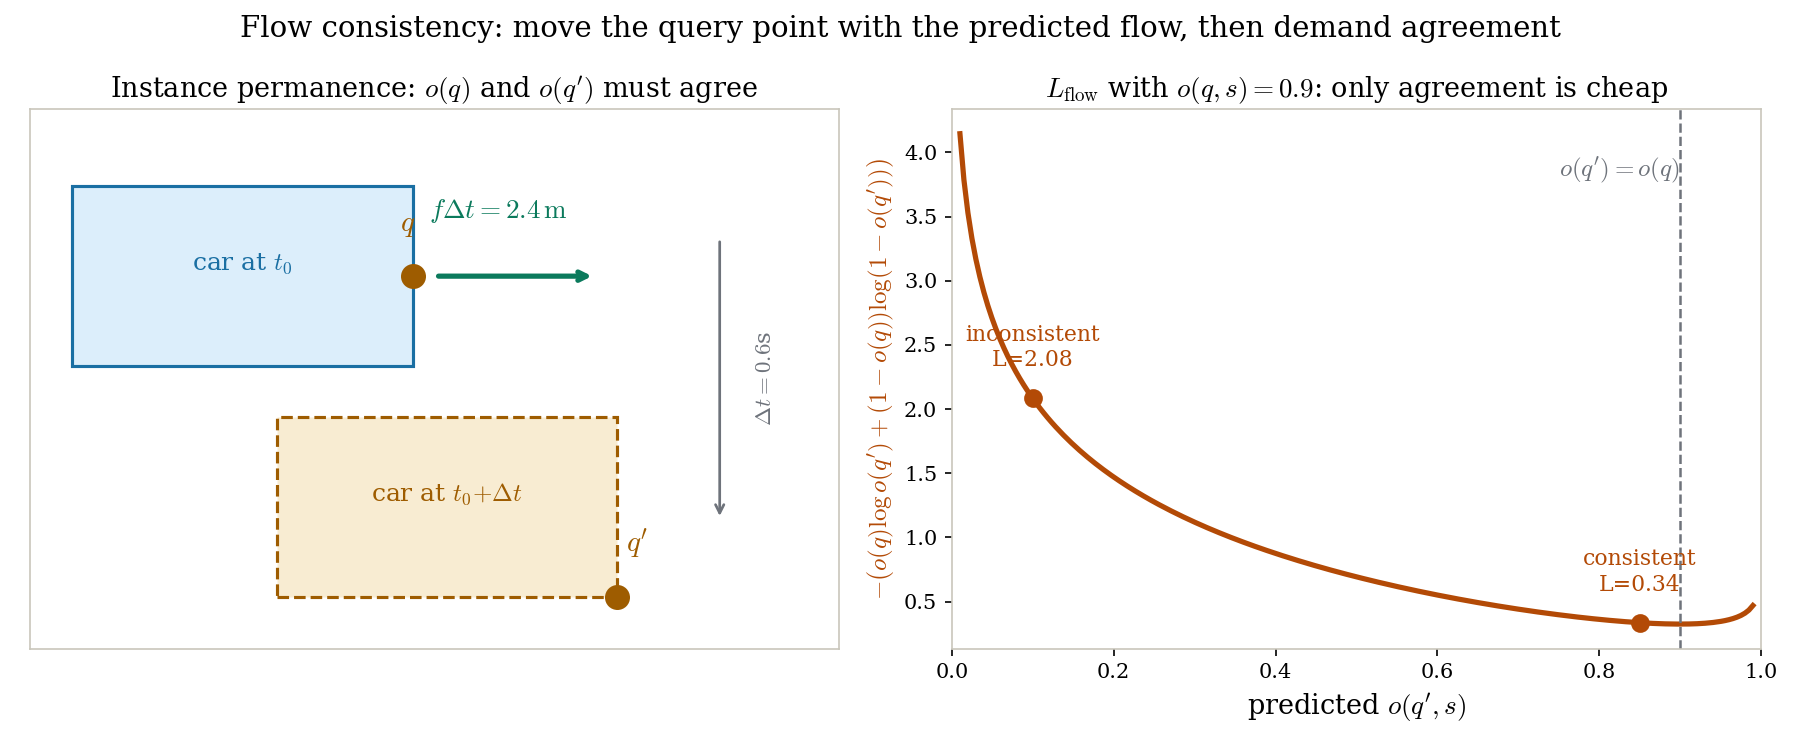

This chart was generated by the following Python code:
"""DIO flow-consistency loss: the geometry of q' = q + f*dt and the BCE penalty.

A car moving at f = (4, 0, 0) m/s. Query point q sits on the car's front edge at t0.
If the predicted flow is right, the occupancy must reappear at q' = q + f*dt at t0+dt.
The loss punishes any disagreement between o(q) and o(q').
"""
import matplotlib
matplotlib.use("Agg")
matplotlib.rcParams["mathtext.fontset"] = "cm"
matplotlib.rcParams["font.family"] = "serif"
import matplotlib.pyplot as plt
import numpy as np

OUT = "#9e5c00"    # occupancy / predictions
OP = "#0b7a5c"     # flow vector
LOSS = "#b34a06"   # loss
WIRE = "#6e737b"
IN = "#1a6fa3"

fig, (ax1, ax2) = plt.subplots(1, 2, figsize=(12, 5))
fig.patch.set_facecolor("white")

# ---- left: geometry of the consistency constraint ----
ax = ax1
ax.set_facecolor("white")
# car at t0: x in [0,4]; at t0+dt: x in [2.4, 6.4]
car0 = plt.Rectangle((0, 0.6), 4, 1.4, facecolor="#dceefb", edgecolor=IN, lw=1.5)
car1 = plt.Rectangle((2.4, -1.2), 4, 1.4, facecolor="#f8ecd2", edgecolor=OUT, lw=1.5,
                     linestyle="--")
ax.add_patch(car0); ax.add_patch(car1)
ax.text(2, 1.35, "car at $t_0$", ha="center", color=IN, fontsize=12)
ax.text(4.4, -0.45, "car at $t_0{+}\\Delta t$", ha="center", color=OUT, fontsize=12)

# query point on the front edge at t0
q = np.array([4.0, 1.3])
qp = np.array([4.0 + 2.4, 1.3])
ax.plot([q[0]], [q[1]], "o", ms=11, color=OUT, zorder=5)
ax.text(q[0] - 0.15, q[1] + 0.35, "$q$", fontsize=14, color=OUT)
ax.plot([qp[0]], [qp[1] - 2.5], "o", ms=11, color=OUT, zorder=5)
ax.text(qp[0] + 0.1, qp[1] - 2.5 + 0.35, "$q'$", fontsize=14, color=OUT)
# flow arrow
ax.annotate("", xy=(qp[0] - 0.25, q[1]), xytext=(q[0] + 0.25, q[1]),
            arrowprops=dict(arrowstyle="->", color=OP, lw=2.5))
ax.text(5.0, 1.75, r"$f\Delta t = 2.4\,\mathrm{m}$", color=OP, fontsize=13, ha="center")
# vertical time arrow
ax.annotate("", xy=(7.6, -0.6), xytext=(7.6, 1.6),
            arrowprops=dict(arrowstyle="->", color=WIRE, lw=1.3))
ax.text(8.0, 0.5, r"$\Delta t=0.6$s", rotation=90, va="center", color=WIRE, fontsize=11)
ax.set_xlim(-0.5, 9); ax.set_ylim(-1.6, 2.6)
ax.set_xticks([]); ax.set_yticks([])
for sp in ax.spines.values():
    sp.set_color("#c9c6bb")
ax.set_title("Instance permanence: $o(q)$ and $o(q')$ must agree", fontsize=13)

# ---- right: the BCE penalty curve on a toy example ----
ax = ax2
ax.set_facecolor("white")
o_q = 0.9          # occupancy predicted at q (fixed)
o_qp = np.linspace(0.01, 0.99, 200)
bce = -(o_q * np.log(o_qp) + (1 - o_q) * np.log(1 - o_qp))
ax.plot(o_qp, bce, color=LOSS, lw=2.5)
ax.axvline(o_q, color=WIRE, ls="--", lw=1.2)
ax.text(0.9, bce.max() * 0.92, r"$o(q')=o(q)$", ha="right", color=WIRE, fontsize=12)
# mark two toy operating points
for val, tag in [(0.85, "consistent"), (0.10, "inconsistent")]:
    v = -(o_q * np.log(val) + (1 - o_q) * np.log(1 - val))
    ax.plot([val], [v], "o", ms=8, color=LOSS)
    ax.text(val, v + 0.25, f"{tag}\nL={v:.2f}", ha="center", fontsize=10.5, color=LOSS)
ax.set_xlabel(r"predicted $o(q', s)$", fontsize=13)
ax.set_ylabel(r"$-\left(o(q)\log o(q') + (1-o(q))\log(1-o(q'))\right)$", fontsize=12, color=LOSS)
ax.set_title(r"$L_{\mathrm{flow}}$ with $o(q,s)=0.9$: only agreement is cheap", fontsize=13)
ax.set_xlim(0, 1)
for sp in ax.spines.values():
    sp.set_color("#c9c6bb")

fig.suptitle("Flow consistency: move the query point with the predicted flow, then demand agreement",
             fontsize=14)
fig.tight_layout()
fig.savefig("/home/hatch/workspace/your_files/paper-xray-100/papers/044-WM-dio/fig-flowloss.png",
            dpi=150, facecolor="white")
print("saved fig-flowloss.png")
